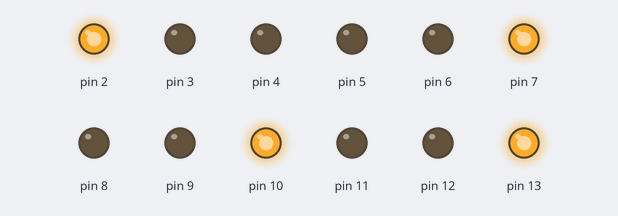
Bench run of a sketch on a simulated Arduino Uno, built with avr-gcc and run on an emulated ATmega328P. Parts: output pins drawn as LEDs (lit = HIGH).

Above: at 1.5 s.
At 3.5 s:
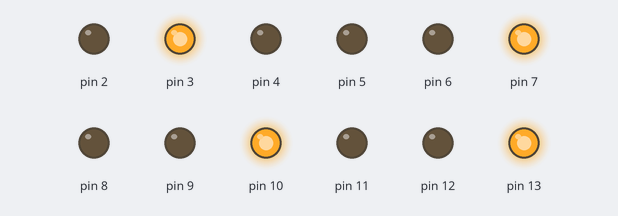
At 5.5 s:
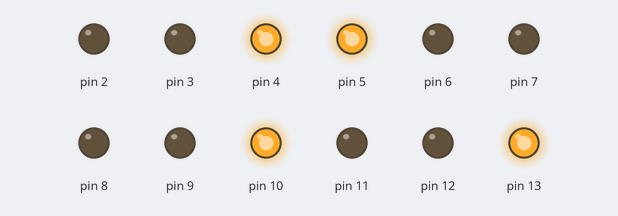
At 7.5 s:
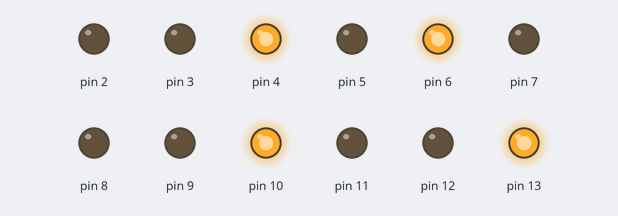
At 9.5 s:
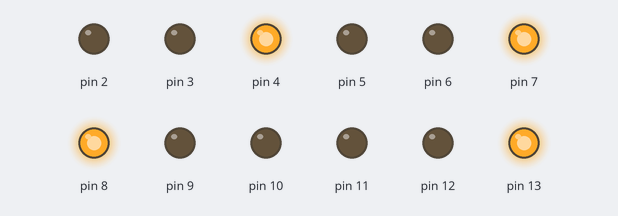
At 13.5 s:
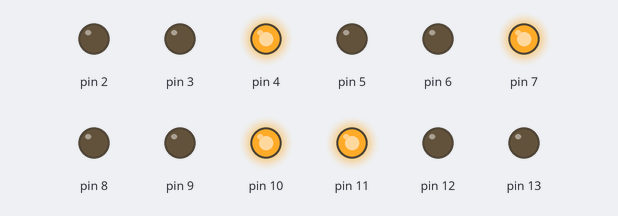
Timing chart, 0 to 18.4 s (numbered marks = the images above):
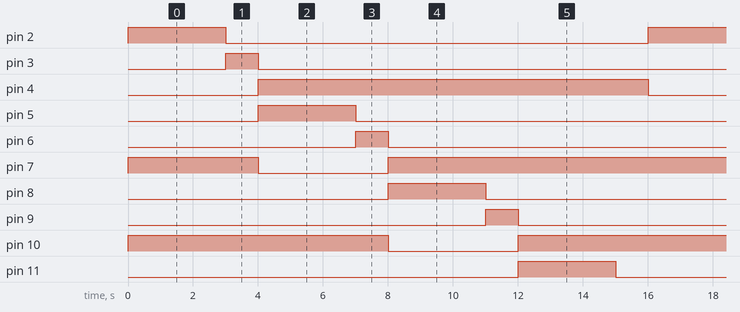

Measured:
- by itself, pin 2, pin 5, pin 8, pin 11: alternates HIGH for 3.0 s and LOW for 13.0 s
- by itself, pin 3, pin 6, pin 9, pin 12: alternates HIGH for 1.0 s and LOW for 15.0 s
- by itself, pin 4, pin 13: alternates HIGH for 12.0 s and LOW for 4.0 s
- by itself, pin 7: repeats every 16.0 s: LOW 4.0 s, HIGH 12.0 s
- by itself, pin 10: goes HIGH 8.0 s, LOW 4.0 s, HIGH 12.0 s, LOW 4.0 s, then HIGH

The sketch:

INKUBATOR_05-TRAFFIC_LIGHT_CONTROLLER.ino
```cpp
void setup() {
  pinMode(2, OUTPUT);
  pinMode(3, OUTPUT);
  pinMode(4, OUTPUT);
  pinMode(5, OUTPUT);
  pinMode(6, OUTPUT);
  pinMode(7, OUTPUT);
  pinMode(8, OUTPUT);
  pinMode(9, OUTPUT);
  pinMode(10, OUTPUT);
  pinMode(11, OUTPUT);
  pinMode(12, OUTPUT);
  pinMode(13, OUTPUT);
}

void loop() {
  digitalWrite(2, HIGH);  //HIJAU     H1, M2, M3, M4
  digitalWrite(3, LOW);  //KUNING
  digitalWrite(4, LOW);  //MERAH
  digitalWrite(5, LOW);  //HIJAU
  digitalWrite(6, LOW);  //KUNING
  digitalWrite(7, HIGH);  //MERAH
  digitalWrite(8, LOW);  //HIJAU
  digitalWrite(9, LOW);  //KUNING
  digitalWrite(10, HIGH); //MERAH
  digitalWrite(11, LOW); //HIJAU
  digitalWrite(12, LOW); //KUNING
  digitalWrite(13, HIGH); //MERAH
  delay(3000);
  digitalWrite(2, LOW);  //HIJAU     K1, M2, M3, M4
  digitalWrite(3, HIGH);  //KUNING
  digitalWrite(4, LOW);  //MERAH
  digitalWrite(5, LOW);  //HIJAU
  digitalWrite(6, LOW);  //KUNING
  digitalWrite(7, HIGH);  //MERAH
  digitalWrite(8, LOW);  //HIJAU
  digitalWrite(9, LOW);  //KUNING
  digitalWrite(10, HIGH); //MERAH
  digitalWrite(11, LOW); //HIJAU
  digitalWrite(12, LOW); //KUNING
  digitalWrite(13, HIGH); //MERAH
  delay(1000);
  digitalWrite(2, LOW);  //HIJAU     M1, H2, M3, M4
  digitalWrite(3, LOW);  //KUNING
  digitalWrite(4, HIGH);  //MERAH
  digitalWrite(5, HIGH);  //HIJAU
  digitalWrite(6, LOW);  //KUNING
  digitalWrite(7, LOW);  //MERAH
  digitalWrite(8, LOW);  //HIJAU
  digitalWrite(9, LOW);  //KUNING
  digitalWrite(10, HIGH); //MERAH
  digitalWrite(11, LOW); //HIJAU
  digitalWrite(12, LOW); //KUNING
  digitalWrite(13, HIGH); //MERAH
  delay(3000);
  digitalWrite(2, LOW);  //HIJAU     M1, K2, M3, M4
  digitalWrite(3, LOW);  //KUNING
  digitalWrite(4, HIGH);  //MERAH
  digitalWrite(5, LOW);  //HIJAU
  digitalWrite(6, HIGH);  //KUNING
  digitalWrite(7, LOW);  //MERAH
  digitalWrite(8, LOW);  //HIJAU
  digitalWrite(9, LOW);  //KUNING
  digitalWrite(10, HIGH); //MERAH
  digitalWrite(11, LOW); //HIJAU
  digitalWrite(12, LOW); //KUNING
  digitalWrite(13, HIGH); //MERAH
  delay(1000);
  digitalWrite(2, LOW);  //HIJAU     M1, M2, H3, M4
  digitalWrite(3, LOW);  //KUNING
  digitalWrite(4, HIGH);  //MERAH
  digitalWrite(5, LOW);  //HIJAU
  digitalWrite(6, LOW);  //KUNING
  digitalWrite(7, HIGH);  //MERAH
  digitalWrite(8, HIGH);  //HIJAU
  digitalWrite(9, LOW);  //KUNING
  digitalWrite(10, LOW); //MERAH
  digitalWrite(11, LOW); //HIJAU
  digitalWrite(12, LOW); //KUNING
  digitalWrite(13, HIGH); //MERAH
  delay(3000);
  digitalWrite(2, LOW);  //HIJAU     M1, M2, K3, M4
  digitalWrite(3, LOW);  //KUNING
  digitalWrite(4, HIGH);  //MERAH
  digitalWrite(5, LOW);  //HIJAU
  digitalWrite(6, LOW);  //KUNING
  digitalWrite(7, HIGH);  //MERAH
  digitalWrite(8, LOW);  //HIJAU
  digitalWrite(9, HIGH);  //KUNING
  digitalWrite(10, LOW); //MERAH
  digitalWrite(11, LOW); //HIJAU
  digitalWrite(12, LOW); //KUNING
  digitalWrite(13, HIGH); //MERAH
  delay(1000);
  digitalWrite(2, LOW);  //HIJAU     M1, M2, M3, H4
  digitalWrite(3, LOW);  //KUNING
  digitalWrite(4, HIGH);  //MERAH
  digitalWrite(5, LOW);  //HIJAU
  digitalWrite(6, LOW);  //KUNING
  digitalWrite(7, HIGH);  //MERAH
  digitalWrite(8, LOW);  //HIJAU
  digitalWrite(9, LOW);  //KUNING
  digitalWrite(10, HIGH); //MERAH
  digitalWrite(11, HIGH); //HIJAU
  digitalWrite(12, LOW); //KUNING
  digitalWrite(13, LOW); //MERAH
  delay(3000);
  digitalWrite(2, LOW);  //HIJAU     M1, M2, M3, K4
  digitalWrite(3, LOW);  //KUNING
  digitalWrite(4, HIGH);  //MERAH
  digitalWrite(5, LOW);  //HIJAU
  digitalWrite(6, LOW);  //KUNING
  digitalWrite(7, HIGH);  //MERAH
  digitalWrite(8, LOW);  //HIJAU
  digitalWrite(9, LOW);  //KUNING
  digitalWrite(10, HIGH); //MERAH
  digitalWrite(11, LOW); //HIJAU
  digitalWrite(12, HIGH); //KUNING
  digitalWrite(13, LOW); //MERAH
  delay(1000);
}
```
